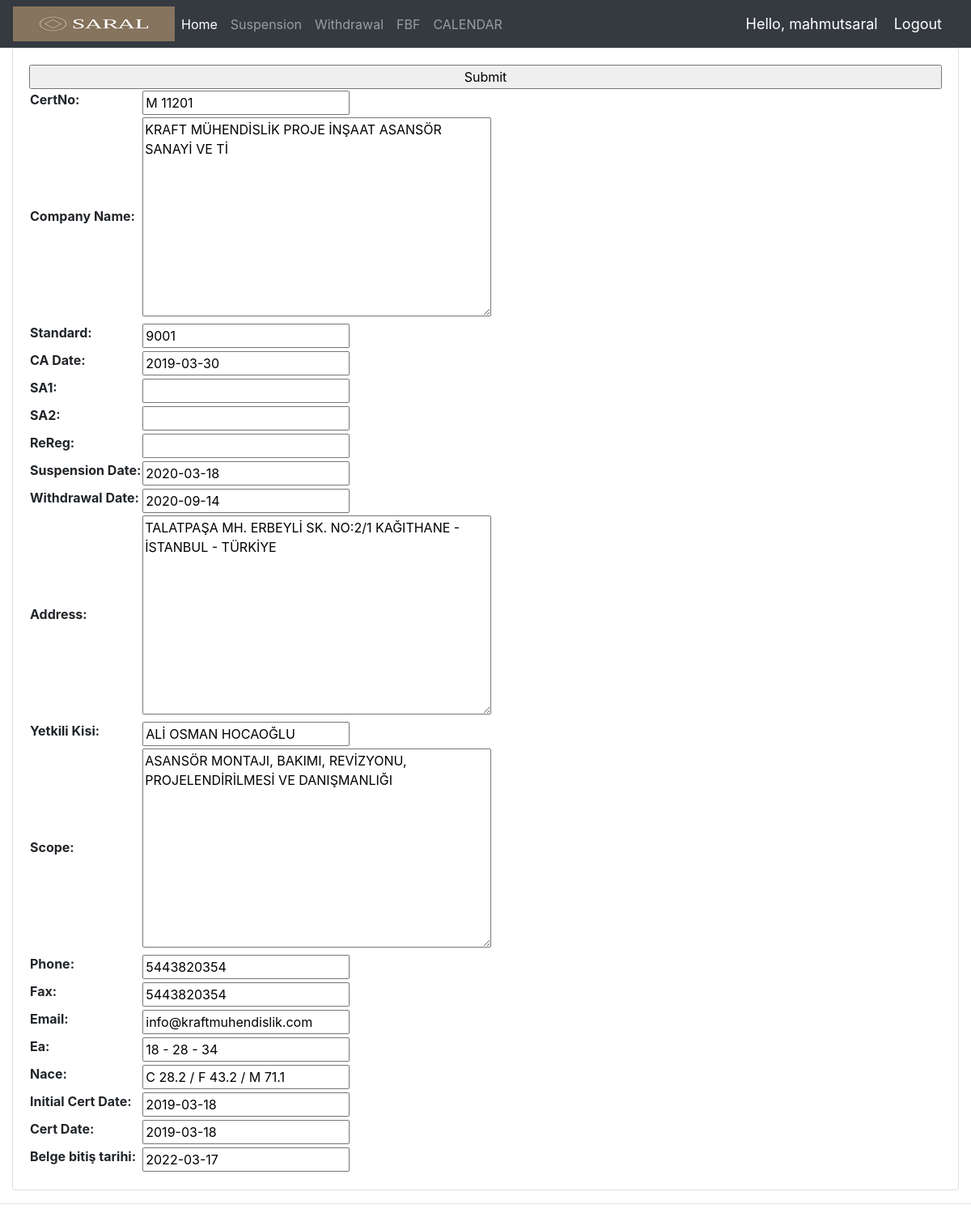
Page /update_order/12/ (signed in) on the committed database.
### accounts/models.py (models this page shows, shortened)
class firma(models.Model):
     CertNo = models.CharField(max_length=200, null=True)
     Company_Name = models.TextField (max_length=200, null=True)
     Standard = models.IntegerField(null=True)
     CA_Date = models.DateField(blank=True)
     SA1 = models.DateField(null=True, blank=True)
     SA2 = models.DateField(null=True, blank=True)
     ReReg = models.DateField(null=True, blank=True)
     Suspension_Date = models.DateField(null=True, blank=True)
     Withdrawal_Date = models.DateField(null=True, blank=True)
     Address = models.TextField (max_length=200,null=True)
     Yetkili_Kisi = models.CharField(max_length=100,null=True)
     Scope = models.TextField(max_length=200,null=True)
     Phone = models.IntegerField(null=True)
     Fax = models.IntegerField(null=True)
     email = models.CharField(max_length=200,null=True)
     ea = models.CharField(max_length=200,null=True)
     nace = models.CharField(max_length=200,null=True,blank=True)
     Initial_Cert_Date = models.DateField(null=True, blank=True)
     Cert_Date = models.DateField(null=True, blank=True)
     belge_bitiş_tarihi = models.DateField(null=True, blank=True)
     created = models.DateField(auto_now=True)
     updated = models.DateField(auto_now=True)

### accounts/views.py (the view)
# urls.py: path('update_order/<str:pk>/', views.updateOrder, name="update_order"),
@login_required(login_url='login')
def updateOrder(request, pk):
    order = firma.objects.get(id=pk)
    form = OrderForm(instance=order)
    if request.method == 'POST':
        form = OrderForm(request.POST ,instance=order)
        if form.is_valid():
            form.save()
            return redirect('/')
    context = {'form':form}
    return render(request, 'accounts/order_form.html', context)

### accounts/forms.py
class OrderForm(ModelForm):
	class Meta:
		model = firma
		fields = '__all__'

### templates/accounts/order_form.html (shortened to what this page needs)
{%  extends 'accounts/main.html' %}
{% block content %}
<div class="row">
	<div class="col-md">
		<div class="card card-body">
			<table class="table-responsive">
				<form action="" method="POST">
					<input type="submit" name="Submit">
					{{form}}
				</form>
			</table>
		</div>
	</div>
</div>
{% endblock %}

### templates/accounts/navbar.html (shortened to what this page needs)
{% load static %}
<nav class="navbar navbar-expand-lg navbar-dark bg-dark" >
  <img src="{% static 'images/saral.png' %}">
  <div class="collapse navbar-collapse" id="navbarNav">
    <ul class="navbar-nav">
      <li class="nav-item active">
        <a class="nav-link" href="{%url 'dashboard'%}">Home</a>
      </li>
      <li class="nav-item">
        <a class="nav-link" href="{%url 'suspension'%}">Suspension</a>
      </li>
      <li class="nav-item">
        <a class="nav-link" href="{%url 'withdrawal'%}">Withdrawal</a>
      </li>
      <li class="nav-item">
        <a class="nav-link" href="{%url 'fbf'%}">FBF</a>
      </li>
      <li class="nav-item">
        <a class="nav-link" href="{%url 'calendar'%}">CALENDAR</a>
      </li>
    </ul>
  </div>
  <span class="hello-msg">Hello, {{request.user}}</span>
  <span ><a  class="hello-msg" href="{% url 'logout' %}">Logout</a></span>
</nav>

### static/css/main.css (style rules this page uses)
ul { height: 100%; padding: 0px 5px 0px 20px; }
a { color: #17a2b8; }

### templates/accounts/navbar.html (style rules this page uses)
.hello-msg { font-size: 18px; color: #fff; margin-right: 20px; }

### rows in the picture
firma: CertNo "M 11201", Company_Name "KRAFT MÜHENDİSLİK PROJE İNŞAAT ASANSÖR SANAYİ VE Tİ", Standard "9001", CA_Date "2019-03-30", Suspension_Date "2020-03-18", Withdrawal_Date "2020-09-14", Address "TALATPAŞA MH. ERBEYLİ SK. NO:2/1 KAĞITHANE - İSTANBUL - TÜRKİYE", Yetkili_Kisi "ALİ OSMAN HOCAOĞLU", Scope "ASANSÖR MONTAJI, BAKIMI, REVİZYONU, PROJELENDİRİLMESİ VE DANIŞMANLIĞI", Phone "5443820354", Fax "5443820354", email "info@kraftmuhendislik.com", ea "18 - 28 - 34", nace "C 28.2 / F 43.2 / M 71.1", Initial_Cert_Date "2019-03-18", Cert_Date "2019-03-18", belge_bitiş_tarihi "2022-03-17"

### other values in the picture
{{ request.user }} "mahmutsaral"
